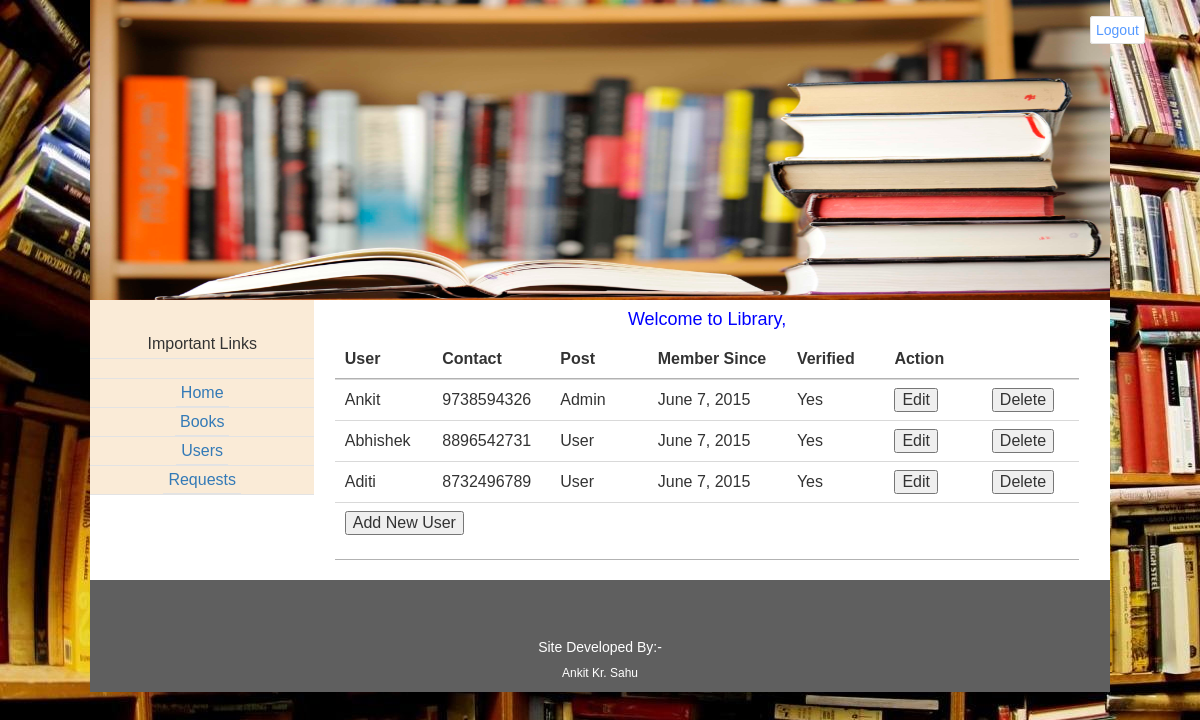
Page /app/admin/users/ on the committed database.
### app/models.py (models this page shows, shortened)
class Member(models.Model):
	user = models.OneToOneField(User)
	dob = models.DateField(default=timezone.now)
	contactNo = models.CharField(max_length=15)
	member_since = models.DateField(default=timezone.now)
	membership_type = models.CharField(max_length=1,default='U',choices=MEMBERSHIP_TYPES)
	hasBooks = models.BigIntegerField(default=0)
	request = models.BigIntegerField(default=0)
	verified = models.BooleanField(default=False)

### app/views.py (the view)
class Users(ListView):
	model = Member
	context_object_name = 'response'
	template_name = 'app/allusers.html'

### app/templates/app/allusers.html (shortened to what this page needs)
{% extends "app/admin_profile.html" %}
{% block request %}
	<table id="example" class="display" cellspacing="0" width="100%">
		<thead>
			<tr>
				<th>User</th>
				<th>Contact</th>
				<th>Post</th>
				<th>Member Since</th>
				<th>Verified</th>
				<th colspan="2">Action</th>
			</tr>
		</thead>
		{% for item in response %}
			<tr>
				<td>{{ item.user.first_name }} </td>
				<td>{{ item.contactNo }}</td>
				<td>{% if item.membership_type == 'U' %}User{% else %}Admin{% endif %}</td>
				<td>{{ item.member_since }}</td>
				<td>{% if item.verified %}Yes{% else %}No{% endif %}</td>
				<form action = '../edituser/' method = 'get'>
					<td><input type='submit' name='edit' value = 'Edit'/></td>
				</form>
				<form action = '../deleteuser/' method = 'post'>
					<td><input type='submit' name='del' value = 'Delete'/></td>
				</form>
			</tr>
		{% endfor %}
		<tr>
			<td colspan="8">
				<form action = '../adduser/' method='get'>
					<input type='submit' name='new' value = 'Add New User'/>
				</form>
			</td>
		</tr>
	</table>
{% endblock %}

### app/static/app/style.css (style rules this page uses)
body { margin:0px; background-color:#FFF; font-family: sans-serif; background: url('images/background1.jpg') no-repeat fixed; }
table { margin-top: 30px; }
#spare td { text-align: left; min-width: 70px; max-width: 200px; overflow: hidden; }
td { text-align: center; }

### rows in the picture
Member: user.first_name "Ankit", contactNo "9738594326", membership_type "Admin", member_since "June 7, 2015", verified "Yes"
Member: user.first_name "Abhishek", contactNo "8896542731", membership_type "User", member_since "June 7, 2015", verified "Yes"
Member: user.first_name "Aditi", contactNo "8732496789", membership_type "User", member_since "June 7, 2015", verified "Yes"
